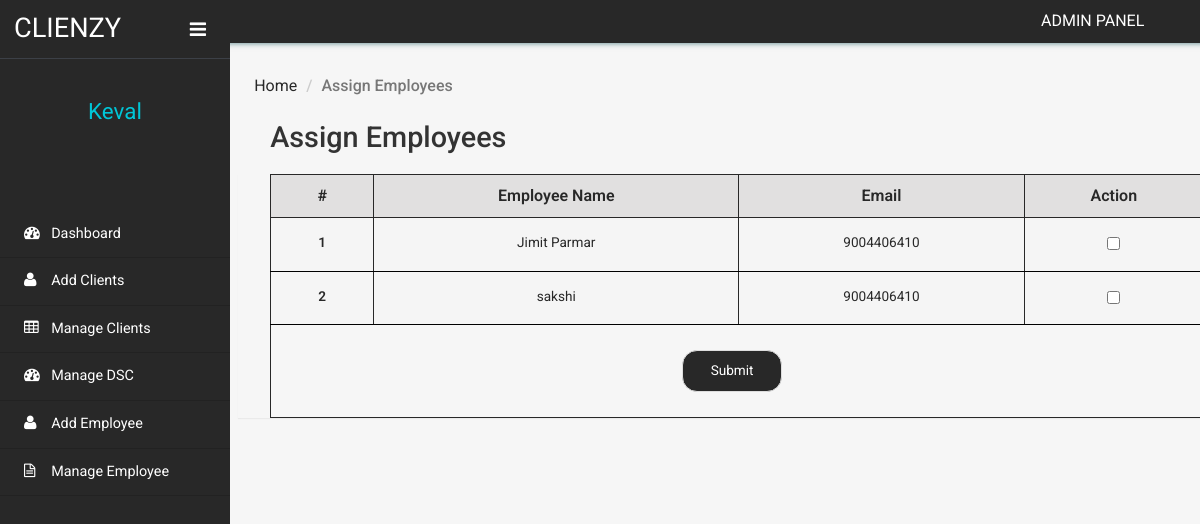
/clientms/admin/assign-employees.php (signed in), run on the app's committed database.
### tables this page shows
CREATE TABLE `tblemployee` (
  `EmployeeID` int(11) NOT NULL,
  `EmployeeName` varchar(255) DEFAULT NULL,
  `EmployeePhnumber` bigint(10) DEFAULT NULL,
  `Password` text DEFAULT 'password',
  `CreationDate` timestamp NOT NULL DEFAULT current_timestamp()
);

### clientms/admin/assign-employees.php (the view, shortened to what this page needs)
<?php
include('includes/dbconnection.php');
?>
<!DOCTYPE HTML>
<html>
<head>
    <link href="css/bootstrap.min.css" rel='stylesheet' type='text/css' />
    <link href="css/style.css" rel='stylesheet' type='text/css' />
    <link href="css/font-awesome.css" rel="stylesheet">
    <link rel="stylesheet" href="css/icon-font.min.css" type='text/css' />
</head>
<body>
    <div class="page-container">
        <div class="left-content">
            <div class="inner-content">
                <?php include_once('includes/header.php'); ?>
                <div class="outter-wp">
                    <div class="sub-heard-part">
                        <ol class="breadcrumb m-b-0">
                            <li><a href="dashboard.php">Home</a></li>
                            <li class="active">Assign Employees</li>
                        </ol>
                    </div>
                    <div class="graph-visual tables-main">
                        <h3 class="inner-tittle two">Assign Employees</h3>
                        <div class="graph">
                            <div class="tables">
                                <form method="post">
                                    <table class="table" border="1">
                                        <thead>
                                            <tr>
                                                <th>#</th>
                                                <th>Employee Name</th>
                                                <th>Email</th>
                                                <th>Action</th>
                                            </tr>
                                        </thead>
                                        <tbody>
                                            <?php
                                            $sql = "SELECT * FROM tblemployee";
                                            $query = $dbh->prepare($sql);
                                            $query->execute();
                                            $employees = $query->fetchAll(PDO::FETCH_OBJ);
                                            $cnt = 1;
                                            if ($query->rowCount() > 0) {
                                                foreach ($employees as $employee) {
                                            ?>
                                                    <tr class="active">
                                                        <th scope="row"><?php echo htmlentities($cnt); ?></th>
                                                        <td><?php echo htmlentities($employee->EmployeeName); ?></td>
                                                        <td><?php echo htmlentities($employee->EmployeePhnumber); ?></td>
                                                        <td><input type="checkbox" name="employee_ids[]"
                                                                   value="<?php echo $employee->EmployeeID; ?>"></td>
                                                    </tr>
                                            <?php
                                                    $cnt = $cnt + 1;
                                                }
                                            }
                                            ?>
                                            <tr>
                                                <td colspan="4" align="center">
                                                    <button type="submit" name="submit"
                                                            class="btn btn-default">Submit
                                                    </button>
                                                </td>
                                            </tr>
                                        </tbody>
                                    </table>
                                </form>
                            </div>
                        </div>
                    </div>
                </div>
            </div>
        </div>
        <?php include_once('includes/sidebar.php'); ?>
    </div>
</body>
</html>

### clientms/admin/includes/sidebar.php (shortened to what this page needs)
 <div class="sidebar-menu">
    <header class="logo">
        <a href="#" class="sidebar-icon"> <span class="fa fa-bars"></span> </a> <a href="dashboard.php"> <span id="logo"> <h1>CLIENZY</h1></span>
        </a>
    </header>
    <div class="down">
        <?php
$aid=$_SESSION['clientmsaid'];
$sql="SELECT AdminName from  tbladmin where ID=:aid";
$query = $dbh -> prepare($sql);
$query->bindParam(':aid',$aid,PDO::PARAM_STR);
$query->execute();
$results=$query->fetchAll(PDO::FETCH_OBJ);
$cnt=1;
if($query->rowCount() > 0)
{
foreach($results as $row)
{               ?>
        <a href="dashboard.php"><span class=" name-caret"><?php  echo $row->AdminName;?></span></a><br>
        <?php $cnt=$cnt+1;}} ?>
        <ul>
            <li><a class="tooltips" href="admin-profile.php"><span>Profile</span><i class="lnr lnr-user"></i></a></li>
            <li><a class="tooltips" href="change-password.php"><span>Settings</span><i class="lnr lnr-cog"></i></a></li>
            <li><a class="tooltips" href="logout.php"><span>Log out</span><i class="lnr lnr-power-switch"></i></a></li>
        </ul>
    </div>
    <div class="menu">
        <ul id="menu" >
            <li><a href="dashboard.php"><i class="fa fa-tachometer"></i> <span>Dashboard</span></a></li>
            <li><a href="add-client.php"><i class="fa fa-user"></i> <span>Add Clients</span></a></li>
            <li><a href="manage-client.php"><i class="fa fa-table"></i> <span>Manage Clients</span></a></li>
            <li><a href="manage-dsc.php"><i class="fa fa-tachometer"></i> <span>Manage DSC</span></a></li>
            <li><a href="add-employee.php"><i class="fa fa-user"></i> <span>Add Employee</span></a></li>
            <li><a href="manage-employee.php"><i class="fa fa-file-text-o"></i> <span>Manage Employee</span></a></li>
        </ul>
    </div>
</div>

### data on the page
tblemployee: EmployeeName "Jimit Parmar", EmployeePhnumber "9004406410"
tblemployee: EmployeeName "sakshi", EmployeePhnumber "9004406410"

### other printed values
$row->AdminName "Keval"
